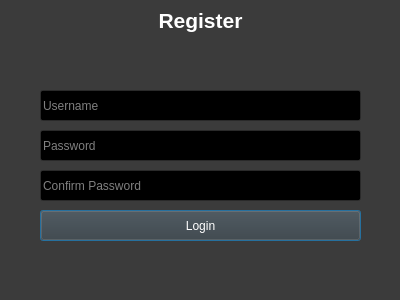
<?xml version="1.0" encoding="UTF-8"?>
<ui version="4.0">
 <class>register</class>
 <widget class="QDialog" name="register">
  <property name="geometry">
   <rect>
    <x>0</x>
    <y>0</y>
    <width>400</width>
    <height>300</height>
   </rect>
  </property>
  <property name="palette">
   <palette>
    <active>
     <colorrole role="WindowText">
      <brush brushstyle="SolidPattern">
       <color alpha="255">
        <red>255</red>
        <green>255</green>
        <blue>255</blue>
       </color>
      </brush>
     </colorrole>
     <colorrole role="Button">
      <brush brushstyle="SolidPattern">
       <color alpha="255">
        <red>59</red>
        <green>59</green>
        <blue>59</blue>
       </color>
      </brush>
     </colorrole>
     <colorrole role="Light">
      <brush brushstyle="SolidPattern">
       <color alpha="255">
        <red>88</red>
        <green>88</green>
        <blue>88</blue>
       </color>
      </brush>
     </colorrole>
     <colorrole role="Midlight">
      <brush brushstyle="SolidPattern">
       <color alpha="255">
        <red>73</red>
        <green>73</green>
        <blue>73</blue>
       </color>
      </brush>
     </colorrole>
     <colorrole role="Dark">
      <brush brushstyle="SolidPattern">
       <color alpha="255">
        <red>29</red>
        <green>29</green>
        <blue>29</blue>
       </color>
      </brush>
     </colorrole>
     <colorrole role="Mid">
      <brush brushstyle="SolidPattern">
       <color alpha="255">
        <red>39</red>
        <green>39</green>
        <blue>39</blue>
       </color>
      </brush>
     </colorrole>
     <colorrole role="Text">
      <brush brushstyle="SolidPattern">
       <color alpha="255">
        <red>255</red>
        <green>255</green>
        <blue>255</blue>
       </color>
      </brush>
     </colorrole>
     <colorrole role="BrightText">
      <brush brushstyle="SolidPattern">
       <color alpha="255">
        <red>255</red>
        <green>255</green>
        <blue>255</blue>
       </color>
      </brush>
     </colorrole>
     <colorrole role="ButtonText">
      <brush brushstyle="SolidPattern">
       <color alpha="255">
        <red>255</red>
        <green>255</green>
        <blue>255</blue>
       </color>
      </brush>
     </colorrole>
     <colorrole role="Base">
      <brush brushstyle="SolidPattern">
       <color alpha="255">
        <red>0</red>
        <green>0</green>
        <blue>0</blue>
       </color>
      </brush>
     </colorrole>
     <colorrole role="Window">
      <brush brushstyle="SolidPattern">
       <color alpha="255">
        <red>59</red>
        <green>59</green>
        <blue>59</blue>
       </color>
      </brush>
     </colorrole>
     <colorrole role="Shadow">
      <brush brushstyle="SolidPattern">
       <color alpha="255">
        <red>0</red>
        <green>0</green>
        <blue>0</blue>
       </color>
      </brush>
     </colorrole>
     <colorrole role="AlternateBase">
      <brush brushstyle="SolidPattern">
       <color alpha="255">
        <red>29</red>
        <green>29</green>
        <blue>29</blue>
       </color>
      </brush>
     </colorrole>
     <colorrole role="ToolTipBase">
      <brush brushstyle="SolidPattern">
       <color alpha="255">
        <red>255</red>
        <green>255</green>
        <blue>220</blue>
       </color>
      </brush>
     </colorrole>
     <colorrole role="ToolTipText">
      <brush brushstyle="SolidPattern">
       <color alpha="255">
        <red>0</red>
        <green>0</green>
        <blue>0</blue>
       </color>
      </brush>
     </colorrole>
    </active>
    <inactive>
     <colorrole role="WindowText">
      <brush brushstyle="SolidPattern">
       <color alpha="255">
        <red>255</red>
        <green>255</green>
        <blue>255</blue>
       </color>
      </brush>
     </colorrole>
     <colorrole role="Button">
      <brush brushstyle="SolidPattern">
       <color alpha="255">
        <red>59</red>
        <green>59</green>
        <blue>59</blue>
       </color>
      </brush>
     </colorrole>
     <colorrole role="Light">
      <brush brushstyle="SolidPattern">
       <color alpha="255">
        <red>88</red>
        <green>88</green>
        <blue>88</blue>
       </color>
      </brush>
     </colorrole>
     <colorrole role="Midlight">
      <brush brushstyle="SolidPattern">
       <color alpha="255">
        <red>73</red>
        <green>73</green>
        <blue>73</blue>
       </color>
      </brush>
     </colorrole>
     <colorrole role="Dark">
      <brush brushstyle="SolidPattern">
       <color alpha="255">
        <red>29</red>
        <green>29</green>
        <blue>29</blue>
       </color>
      </brush>
     </colorrole>
     <colorrole role="Mid">
      <brush brushstyle="SolidPattern">
       <color alpha="255">
        <red>39</red>
        <green>39</green>
        <blue>39</blue>
       </color>
      </brush>
     </colorrole>
     <colorrole role="Text">
      <brush brushstyle="SolidPattern">
       <color alpha="255">
        <red>255</red>
        <green>255</green>
        <blue>255</blue>
       </color>
      </brush>
     </colorrole>
     <colorrole role="BrightText">
      <brush brushstyle="SolidPattern">
       <color alpha="255">
        <red>255</red>
        <green>255</green>
        <blue>255</blue>
       </color>
      </brush>
     </colorrole>
     <colorrole role="ButtonText">
      <brush brushstyle="SolidPattern">
       <color alpha="255">
        <red>255</red>
        <green>255</green>
        <blue>255</blue>
       </color>
      </brush>
     </colorrole>
     <colorrole role="Base">
      <brush brushstyle="SolidPattern">
       <color alpha="255">
        <red>0</red>
        <green>0</green>
        <blue>0</blue>
       </color>
      </brush>
     </colorrole>
     <colorrole role="Window">
      <brush brushstyle="SolidPattern">
       <color alpha="255">
        <red>59</red>
        <green>59</green>
        <blue>59</blue>
       </color>
      </brush>
     </colorrole>
     <colorrole role="Shadow">
      <brush brushstyle="SolidPattern">
       <color alpha="255">
        <red>0</red>
        <green>0</green>
        <blue>0</blue>
       </color>
      </brush>
     </colorrole>
     <colorrole role="AlternateBase">
      <brush brushstyle="SolidPattern">
       <color alpha="255">
        <red>29</red>
        <green>29</green>
        <blue>29</blue>
       </color>
      </brush>
     </colorrole>
     <colorrole role="ToolTipBase">
      <brush brushstyle="SolidPattern">
       <color alpha="255">
        <red>255</red>
        <green>255</green>
        <blue>220</blue>
       </color>
      </brush>
     </colorrole>
     <colorrole role="ToolTipText">
      <brush brushstyle="SolidPattern">
       <color alpha="255">
        <red>0</red>
        <green>0</green>
        <blue>0</blue>
       </color>
      </brush>
     </colorrole>
    </inactive>
    <disabled>
     <colorrole role="WindowText">
      <brush brushstyle="SolidPattern">
       <color alpha="255">
        <red>29</red>
        <green>29</green>
        <blue>29</blue>
       </color>
      </brush>
     </colorrole>
     <colorrole role="Button">
      <brush brushstyle="SolidPattern">
       <color alpha="255">
        <red>59</red>
        <green>59</green>
        <blue>59</blue>
       </color>
      </brush>
     </colorrole>
     <colorrole role="Light">
      <brush brushstyle="SolidPattern">
       <color alpha="255">
        <red>88</red>
        <green>88</green>
        <blue>88</blue>
       </color>
      </brush>
     </colorrole>
     <colorrole role="Midlight">
      <brush brushstyle="SolidPattern">
       <color alpha="255">
        <red>73</red>
        <green>73</green>
        <blue>73</blue>
       </color>
      </brush>
     </colorrole>
     <colorrole role="Dark">
      <brush brushstyle="SolidPattern">
       <color alpha="255">
        <red>29</red>
        <green>29</green>
        <blue>29</blue>
       </color>
      </brush>
     </colorrole>
     <colorrole role="Mid">
      <brush brushstyle="SolidPattern">
       <color alpha="255">
        <red>39</red>
        <green>39</green>
        <blue>39</blue>
       </color>
      </brush>
     </colorrole>
     <colorrole role="Text">
      <brush brushstyle="SolidPattern">
       <color alpha="255">
        <red>29</red>
        <green>29</green>
        <blue>29</blue>
       </color>
      </brush>
     </colorrole>
     <colorrole role="BrightText">
      <brush brushstyle="SolidPattern">
       <color alpha="255">
        <red>255</red>
        <green>255</green>
        <blue>255</blue>
       </color>
      </brush>
     </colorrole>
     <colorrole role="ButtonText">
      <brush brushstyle="SolidPattern">
       <color alpha="255">
        <red>29</red>
        <green>29</green>
        <blue>29</blue>
       </color>
      </brush>
     </colorrole>
     <colorrole role="Base">
      <brush brushstyle="SolidPattern">
       <color alpha="255">
        <red>59</red>
        <green>59</green>
        <blue>59</blue>
       </color>
      </brush>
     </colorrole>
     <colorrole role="Window">
      <brush brushstyle="SolidPattern">
       <color alpha="255">
        <red>59</red>
        <green>59</green>
        <blue>59</blue>
       </color>
      </brush>
     </colorrole>
     <colorrole role="Shadow">
      <brush brushstyle="SolidPattern">
       <color alpha="255">
        <red>0</red>
        <green>0</green>
        <blue>0</blue>
       </color>
      </brush>
     </colorrole>
     <colorrole role="AlternateBase">
      <brush brushstyle="SolidPattern">
       <color alpha="255">
        <red>59</red>
        <green>59</green>
        <blue>59</blue>
       </color>
      </brush>
     </colorrole>
     <colorrole role="ToolTipBase">
      <brush brushstyle="SolidPattern">
       <color alpha="255">
        <red>255</red>
        <green>255</green>
        <blue>220</blue>
       </color>
      </brush>
     </colorrole>
     <colorrole role="ToolTipText">
      <brush brushstyle="SolidPattern">
       <color alpha="255">
        <red>0</red>
        <green>0</green>
        <blue>0</blue>
       </color>
      </brush>
     </colorrole>
    </disabled>
   </palette>
  </property>
  <property name="windowTitle">
   <string>Register</string>
  </property>
  <widget class="QLabel" name="label">
   <property name="geometry">
    <rect>
     <x>0</x>
     <y>0</y>
     <width>401</width>
     <height>41</height>
    </rect>
   </property>
   <property name="text">
    <string>&lt;html&gt;&lt;head/&gt;&lt;body&gt;&lt;p align=&quot;center&quot;&gt;&lt;span style=&quot; font-size:16pt; font-weight:600;&quot;&gt;Register&lt;/span&gt;&lt;/p&gt;&lt;/body&gt;&lt;/html&gt;</string>
   </property>
  </widget>
  <widget class="QLineEdit" name="password">
   <property name="geometry">
    <rect>
     <x>40</x>
     <y>130</y>
     <width>321</width>
     <height>31</height>
    </rect>
   </property>
   <property name="styleSheet">
    <string notr="true">font: 14pt &quot;Verdana&quot;;
</string>
   </property>
   <property name="echoMode">
    <enum>QLineEdit::Password</enum>
   </property>
   <property name="placeholderText" stdset="0">
    <string>Password</string>
   </property>
  </widget>
  <widget class="QLineEdit" name="username">
   <property name="geometry">
    <rect>
     <x>40</x>
     <y>90</y>
     <width>321</width>
     <height>31</height>
    </rect>
   </property>
   <property name="styleSheet">
    <string notr="true">font: 14pt &quot;Verdana&quot;;</string>
   </property>
   <property name="placeholderText" stdset="0">
    <string>Username</string>
   </property>
  </widget>
  <widget class="QPushButton" name="loginbutton">
   <property name="geometry">
    <rect>
     <x>40</x>
     <y>210</y>
     <width>321</width>
     <height>31</height>
    </rect>
   </property>
   <property name="styleSheet">
    <string notr="true">font: 14pt &quot;Verdana&quot;;</string>
   </property>
   <property name="text">
    <string>Login</string>
   </property>
  </widget>
  <widget class="QLineEdit" name="confirmpassword">
   <property name="geometry">
    <rect>
     <x>40</x>
     <y>170</y>
     <width>321</width>
     <height>31</height>
    </rect>
   </property>
   <property name="styleSheet">
    <string notr="true">font: 14pt &quot;Verdana&quot;;
</string>
   </property>
   <property name="echoMode">
    <enum>QLineEdit::Password</enum>
   </property>
   <property name="placeholderText" stdset="0">
    <string>Confirm Password</string>
   </property>
  </widget>
 </widget>
 <resources/>
 <connections>
  <connection>
   <sender>loginbutton</sender>
   <signal>clicked()</signal>
   <receiver>register</receiver>
   <slot>login()</slot>
   <hints>
    <hint type="sourcelabel">
     <x>187</x>
     <y>227</y>
    </hint>
    <hint type="destinationlabel">
     <x>211</x>
     <y>259</y>
    </hint>
   </hints>
  </connection>
 </connections>
 <slots>
  <slot>login()</slot>
 </slots>
</ui>
